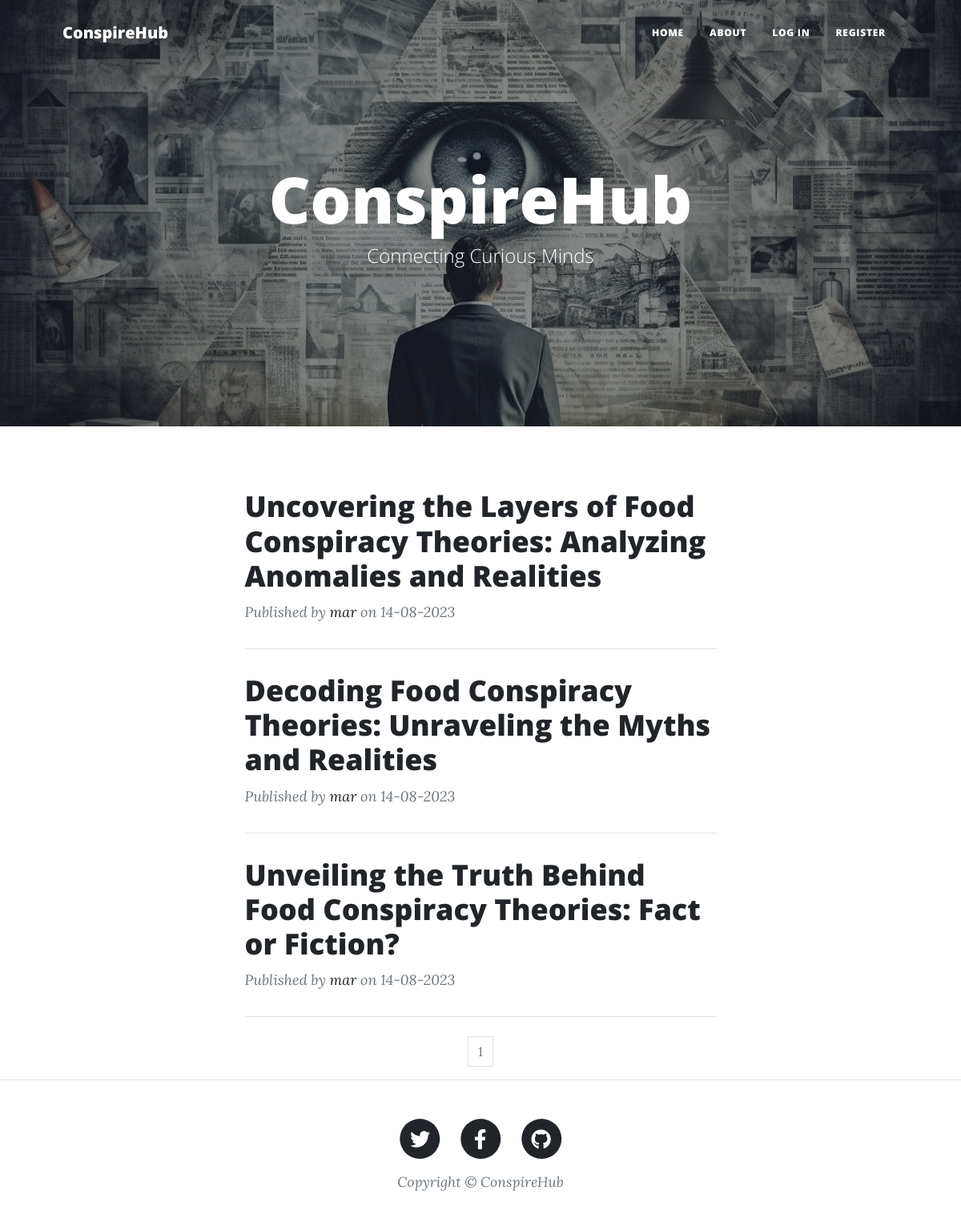
Before: / with the older database file.
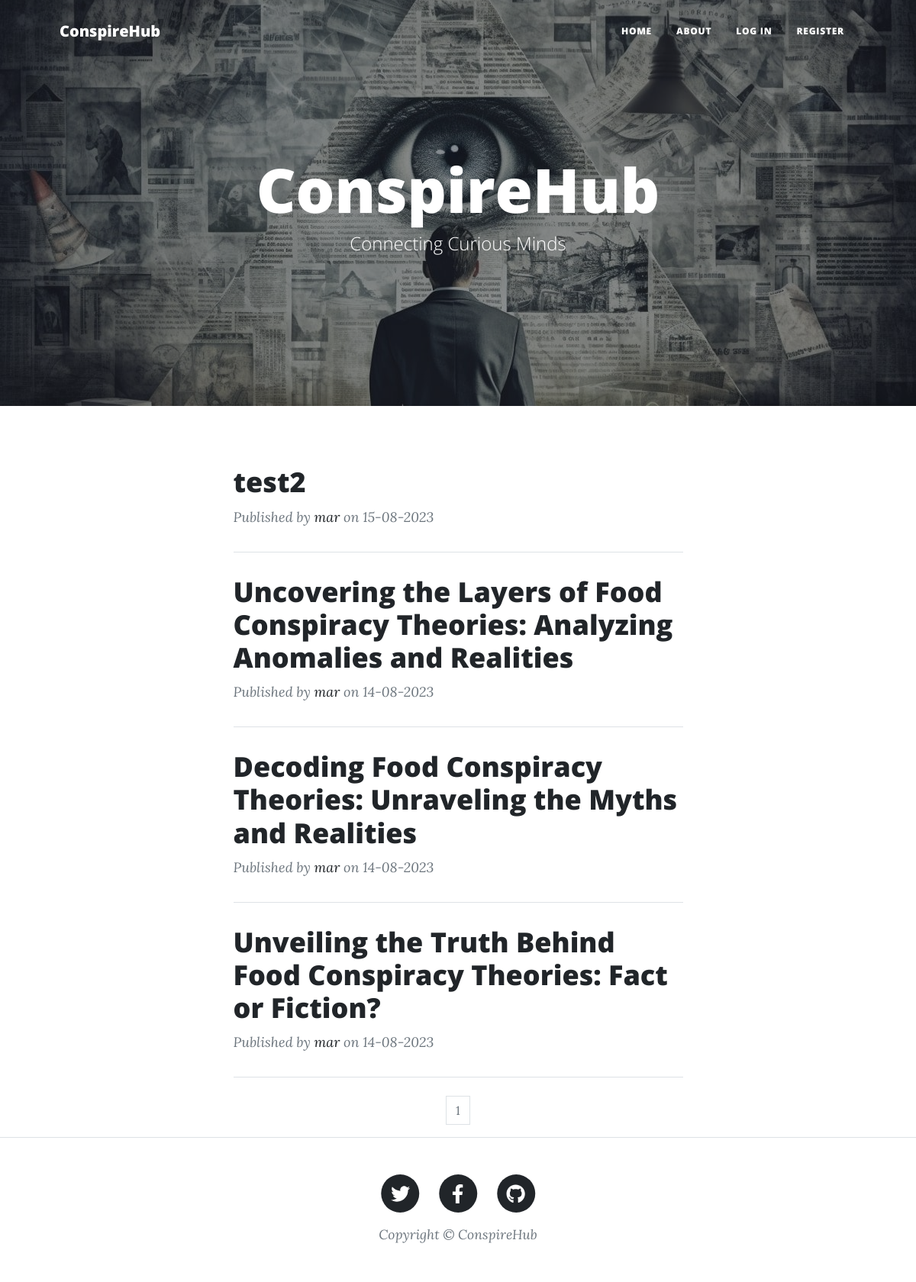
After: the same page with the newer database file.
### blogproject/models.py (models this page shows, shortened)
class BlogPost(db.Model):
    users = db.relationship(User)
    id = db.Column(db.Integer, primary_key=True)
    user_id = db.Column(db.Integer, db.ForeignKey('users.id'), nullable=False)
    date = db.Column(db.DateTime, nullable=False, default=datetime.utcnow)
    title = db.Column(db.String(160), nullable=False)
    text = db.Column(db.Text, nullable=False)

class User(db.Model, UserMixin):
    __tablename__ = 'users'
    id = db.Column(db.Integer, primary_key=True)
    profile_image = db.Column(
        db.String(64), nullable=False, default='snake.png')
    email = db.Column(db.String(64), unique=True, index=True)
    username = db.Column(db.String(64), unique=True, index=True)
    password_hash = db.Column(db.String(128))
    posts = db.relationship('BlogPost', backref='author', lazy=True)

### blogproject/core/views.py (the view)
@core.route('/')
def index():
    page = request.args.get('page', 1, type=int)
    blog_posts = BlogPost.query.order_by(BlogPost.date.desc()).paginate(page=page, per_page=5)
    return render_template('index.html', blog_posts=blog_posts)

### blogproject/templates/index.html (shortened to what this page needs)
{% extends "base.html" %}
{% block content %}
    <div class="container px-4 px-lg-5">
        <div class="row gx-4 gx-lg-5 justify-content-center">
            <div class="col-md-10 col-lg-8 col-xl-7">
                {% for post in blog_posts.items %}
                <div class="post-preview">
                    <a href="{{ url_for('blog_posts.view_post', blog_post_id=post.id) }}">
                        <h2 class="post-title">{{ post.title}}</h2>
                    </a>
                    <p class="post-meta">
                        Published by
                        <a href="{{ url_for('users.user_posts', username=post.author.username) }}">{{post.author.username }}</a>
                        on <span>{{ post.date.strftime('%d-%m-%Y') }}</span>
                    </p>
                </div>
                <hr class="my-4" />
                {% endfor %}
            </div>
        </div>
    </div>
    <nav aria-label="Page navigation example">
        <ul class="pagination justify-content-center">
            {% for page_num in blog_posts.iter_pages(left_edge=1, right_edge=1, left_current=1, right_current=2) %}
            {% if blog_posts.page == page_num %}
            <li class="page-item disabled">
                <a class="page-link" href="{{ url_for('core.index', page=page_num) }}">{{ page_num }}</a>
            </li>
            {% else %}
            <li class="page-item"><a class="page-link" href="{{ url_for('core.index', page=page_num) }}">{{ page_num
                    }}</a></li>
            {% endif %}
            {% endfor %}
    </nav>
    {% endblock %}

### blogproject/templates/base.html (shortened to what this page needs)
<!DOCTYPE html>
<html lang="en" dir="ltr">
<head>
        <link href="./static/css/style.css" rel="stylesheet"/>
</head>
<body>
    <nav class="navbar navbar-expand-lg navbar-light" id="mainNav">
        <div class="container px-4 px-lg-5">
            <a class="navbar-brand" href="{{url_for('core.index')}}">ConspireHub</a>
            <div class="collapse navbar-collapse" id="navbarResponsive">
                <ul class="navbar-nav ms-auto py-4 py-lg-0">
                    <li class="nav-item"><a class="nav-link px-lg-3 py-3 py-lg-4" href="{{url_for('core.index')}}">Home</a></li>
                    <li class="nav-item"><a class="nav-link px-lg-3 py-3 py-lg-4" href="{{url_for('core.info')}}">About</a></li>
                    {% if current_user.is_authenticated %}
                    <li class="nav-item"><a class="nav-link px-lg-3 py-3 py-lg-4" href="{{url_for('users.logout')}}">Log Out</a></li>
                    <li class="nav-item"><a class="nav-link px-lg-3 py-3 py-lg-4" href="{{url_for('users.account')}}">Account</a></li>
                    <li class="nav-item"><a class="nav-link px-lg-3 py-3 py-lg-4" href="{{url_for('blog_posts.create_post')}}">Create Article</a></li>
                    {% else %}
                    <li class="nav-item"><a class="nav-link px-lg-3 py-3 py-lg-4" href="{{url_for('users.login')}}">Log In</a></li>
                    <li class="nav-item"><a class="nav-link px-lg-3 py-3 py-lg-4" href="{{url_for('users.register')}}">Register</a></li>
                    {% endif %}
                </ul>
            </div>
        </div>
    </nav>
    <header class="masthead" style="background-image: url('./static/img/bg.jpg')">
        <div class="container position-relative px-4 px-lg-5">
            <div class="row gx-4 gx-lg-5 justify-content-center">
                <div class="col-md-10 col-lg-8 col-xl-7">
                    <div class="site-heading">
                        <h1>ConspireHub</h1>
                        <span class="subheading">Connecting Curious Minds</span>
                    </div>
                </div>
            </div>
        </div>
    </header>
    {% block content %}
    {% endblock %}
    <footer class="border-top">
        <div class="container px-4 px-lg-5">
            <div class="row gx-4 gx-lg-5 justify-content-center">
                <div class="col-md-10 col-lg-8 col-xl-7">
                    <ul class="list-inline text-center">
                        <li class="list-inline-item">
                            <a href="http://www.twitter.com">
                                <span class="fa-stack fa-lg">
                                    <i class="fas fa-circle fa-stack-2x"></i>
                                    <i class="fab fa-twitter fa-stack-1x fa-inverse"></i>
                                </span>
                            </a>
                        </li>
                        <li class="list-inline-item">
                            <a href="https://www.facebook.com">
                                <span class="fa-stack fa-lg">
                                    <i class="fas fa-circle fa-stack-2x"></i>
                                    <i class="fab fa-facebook-f fa-stack-1x fa-inverse"></i>
                                </span>
                            </a>
                        </li>
                        <li class="list-inline-item">
                            <a href="https://www.github.com/marius-george">
                                <span class="fa-stack fa-lg">
                                    <i class="fas fa-circle fa-stack-2x"></i>
                                    <i class="fab fa-github fa-stack-1x fa-inverse"></i>
                                </span>
                            </a>
                        </li>
                    </ul>
                    <div class="small text-center text-muted fst-italic">Copyright &copy; ConspireHub</div>
                </div>
            </div>
        </div>
    </footer>
</body>
</html>

Changed rows visible on the page:
added BlogPost: title "test2", author.username "mar", date "15-08-2023"
